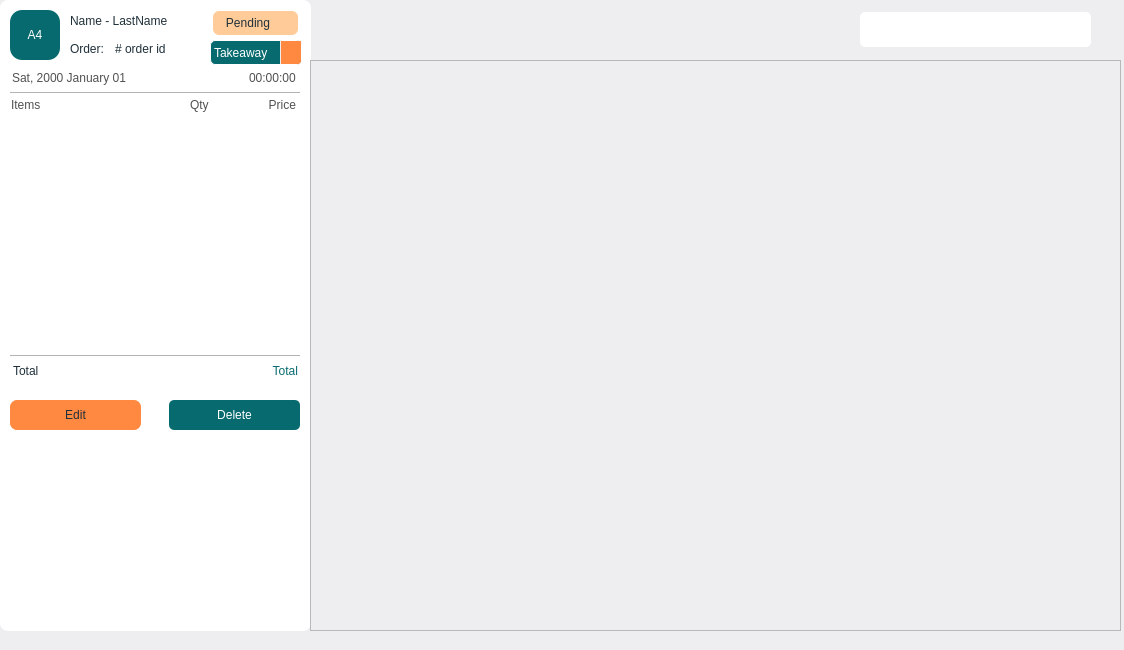
<?xml version="1.0" encoding="UTF-8"?>
<ui version="4.0">
 <class>Showorder</class>
 <widget class="QWidget" name="Showorder">
  <property name="geometry">
   <rect>
    <x>0</x>
    <y>0</y>
    <width>1124</width>
    <height>650</height>
   </rect>
  </property>
  <property name="windowTitle">
   <string>Form</string>
  </property>
  <property name="styleSheet">
   <string notr="true">background-color: rgb(238, 238, 241);</string>
  </property>
  <widget class="QStackedWidget" name="stackedWidget">
   <property name="geometry">
    <rect>
     <x>0</x>
     <y>0</y>
     <width>1124</width>
     <height>659</height>
    </rect>
   </property>
   <widget class="QWidget" name="Orderinfo_QW">
    <widget class="QGroupBox" name="groupBox">
     <property name="geometry">
      <rect>
       <x>0</x>
       <y>0</y>
       <width>311</width>
       <height>631</height>
      </rect>
     </property>
     <property name="styleSheet">
      <string notr="true">background: white;
border-radius: 8px;</string>
     </property>
     <property name="title">
      <string/>
     </property>
     <widget class="QLabel" name="Total_L_2">
      <property name="geometry">
       <rect>
        <x>220</x>
        <y>362</y>
        <width>81</width>
        <height>21</height>
       </rect>
      </property>
      <property name="styleSheet">
       <string notr="true">color: rgb(6, 106, 110);
font: 600 14pt &quot;Segoe UI&quot;;
border: none;
padding-bottom: 3px;
text-align: left;</string>
      </property>
      <property name="text">
       <string>Total</string>
      </property>
      <property name="alignment">
       <set>Qt::AlignRight|Qt::AlignTrailing|Qt::AlignVCenter</set>
      </property>
     </widget>
     <widget class="QTimeEdit" name="timeEdit">
      <property name="geometry">
       <rect>
        <x>230</x>
        <y>65</y>
        <width>70</width>
        <height>25</height>
       </rect>
      </property>
      <property name="styleSheet">
       <string notr="true">
	background: white;
	color: rgb(81, 81, 81);
	font: 600 9pt &quot;Segoe UI&quot;;
border: none;
</string>
      </property>
      <property name="alignment">
       <set>Qt::AlignRight|Qt::AlignTrailing|Qt::AlignVCenter</set>
      </property>
      <property name="readOnly">
       <bool>false</bool>
      </property>
      <property name="buttonSymbols">
       <enum>QAbstractSpinBox::NoButtons</enum>
      </property>
      <property name="keyboardTracking">
       <bool>true</bool>
      </property>
      <property name="calendarPopup">
       <bool>false</bool>
      </property>
     </widget>
     <widget class="QLabel" name="Qty_L">
      <property name="geometry">
       <rect>
        <x>190</x>
        <y>97</y>
        <width>31</width>
        <height>16</height>
       </rect>
      </property>
      <property name="styleSheet">
       <string notr="true">	background: white;
	color: rgb(81, 81, 81);
	font: 600 9pt &quot;Segoe UI&quot;;</string>
      </property>
      <property name="text">
       <string>Qty</string>
      </property>
     </widget>
     <widget class="QWidget" name="verticalLayoutWidget">
      <property name="geometry">
       <rect>
        <x>0</x>
        <y>120</y>
        <width>311</width>
        <height>231</height>
       </rect>
      </property>
      <layout class="QVBoxLayout" name="verticalLayout">
       <item>
        <widget class="QScrollArea" name="scrollArea">
         <property name="styleSheet">
          <string notr="true">QScrollArea {
    background-color: transparent;
    border: none;
    padding: 0px;
}

QScrollArea &gt; QWidget &gt; QWidget {
    background-color: transparent;
    border: none;
}

QScrollArea &gt; QWidget &gt; QScrollBar:vertical {
    background: rgb(223, 229, 229); 
    width: 4px;
    padding-bottom: 5px;
    padding-top: 5px;
}

QScrollArea &gt; QWidget &gt; QScrollBar::handle:vertical {
    background:  rgb(255, 137, 64);
    min-height: 3px;
    border-radius: 2px;
}

QScrollArea &gt; QWidget &gt; QScrollBar::add-line:vertical {
    background: rgb(223, 229, 229);
}

QScrollArea &gt; QWidget &gt; QScrollBar::sub-line:vertical {
    background: rgb(223, 229, 229);
}

QScrollArea &gt; QWidget &gt; QScrollBar::add-page:vertical, QScrollArea &gt; QWidget &gt; QScrollBar::sub-page:vertical {
    background: rgb(223, 229, 229);
}

QScrollArea &gt; QWidget &gt; QScrollBar::horizontal {
    background: rgb(223, 229, 229); 
    height: 0px;
}

QMenu {
    border: 1px solid white;
    border-radius: 5px;
    background-color: rgb(6, 106, 110);
    padding: 7px;
    color: white;
}

QMenu::item {
    padding: 4px;
}

QMenu::item:hover {
    border: none;
    outline: none;
}

QMenu::item:selected {
    background-color: rgb(255, 137, 64);
    border-radius: 5px;
    color: rgb(31, 48, 58);
}

QMenu::separator {
    height: 1px;
    background-color: white;
}</string>
         </property>
         <property name="widgetResizable">
          <bool>true</bool>
         </property>
         <widget class="QWidget" name="scrollAreaWidgetContents">
          <property name="geometry">
           <rect>
            <x>0</x>
            <y>0</y>
            <width>309</width>
            <height>229</height>
           </rect>
          </property>
         </widget>
        </widget>
       </item>
      </layout>
     </widget>
     <widget class="QLabel" name="Total_L">
      <property name="geometry">
       <rect>
        <x>10</x>
        <y>362</y>
        <width>61</width>
        <height>21</height>
       </rect>
      </property>
      <property name="styleSheet">
       <string notr="true">color: rgb(31, 48, 58);
font: 600 14pt &quot;Segoe UI&quot;;
border: none;
padding-bottom: 3px;
text-align: left;</string>
      </property>
      <property name="text">
       <string>Total</string>
      </property>
     </widget>
     <widget class="QLabel" name="Price_L">
      <property name="geometry">
       <rect>
        <x>247</x>
        <y>97</y>
        <width>49</width>
        <height>16</height>
       </rect>
      </property>
      <property name="styleSheet">
       <string notr="true">	background: white;
	color: rgb(81, 81, 81);
	font: 600 9pt &quot;Segoe UI&quot;;</string>
      </property>
      <property name="text">
       <string>Price</string>
      </property>
      <property name="alignment">
       <set>Qt::AlignRight|Qt::AlignTrailing|Qt::AlignVCenter</set>
      </property>
     </widget>
     <widget class="Line" name="line">
      <property name="geometry">
       <rect>
        <x>10</x>
        <y>92</y>
        <width>290</width>
        <height>1</height>
       </rect>
      </property>
      <property name="palette">
       <palette>
        <active>
         <colorrole role="Button">
          <brush brushstyle="SolidPattern">
           <color alpha="255">
            <red>179</red>
            <green>179</green>
            <blue>179</blue>
           </color>
          </brush>
         </colorrole>
         <colorrole role="Base">
          <brush brushstyle="SolidPattern">
           <color alpha="255">
            <red>179</red>
            <green>179</green>
            <blue>179</blue>
           </color>
          </brush>
         </colorrole>
         <colorrole role="Window">
          <brush brushstyle="SolidPattern">
           <color alpha="255">
            <red>179</red>
            <green>179</green>
            <blue>179</blue>
           </color>
          </brush>
         </colorrole>
        </active>
        <inactive>
         <colorrole role="Button">
          <brush brushstyle="SolidPattern">
           <color alpha="255">
            <red>179</red>
            <green>179</green>
            <blue>179</blue>
           </color>
          </brush>
         </colorrole>
         <colorrole role="Base">
          <brush brushstyle="SolidPattern">
           <color alpha="255">
            <red>179</red>
            <green>179</green>
            <blue>179</blue>
           </color>
          </brush>
         </colorrole>
         <colorrole role="Window">
          <brush brushstyle="SolidPattern">
           <color alpha="255">
            <red>179</red>
            <green>179</green>
            <blue>179</blue>
           </color>
          </brush>
         </colorrole>
        </inactive>
        <disabled>
         <colorrole role="Button">
          <brush brushstyle="SolidPattern">
           <color alpha="255">
            <red>179</red>
            <green>179</green>
            <blue>179</blue>
           </color>
          </brush>
         </colorrole>
         <colorrole role="Base">
          <brush brushstyle="SolidPattern">
           <color alpha="255">
            <red>179</red>
            <green>179</green>
            <blue>179</blue>
           </color>
          </brush>
         </colorrole>
         <colorrole role="Window">
          <brush brushstyle="SolidPattern">
           <color alpha="255">
            <red>179</red>
            <green>179</green>
            <blue>179</blue>
           </color>
          </brush>
         </colorrole>
        </disabled>
       </palette>
      </property>
      <property name="styleSheet">
       <string notr="true">background-color: rgb(179, 179, 179);
    height: 0.5px;
    border: none;</string>
      </property>
      <property name="orientation">
       <enum>Qt::Horizontal</enum>
      </property>
     </widget>
     <widget class="QLabel" name="Order_L">
      <property name="geometry">
       <rect>
        <x>67</x>
        <y>40</y>
        <width>42</width>
        <height>20</height>
       </rect>
      </property>
      <property name="styleSheet">
       <string notr="true">color: rgb(31, 48, 58);
font: 600 9pt &quot;Segoe UI&quot;;
border: none;
padding-bottom: 3px;
text-align: left;
background: white;</string>
      </property>
      <property name="text">
       <string>Order: </string>
      </property>
     </widget>
     <widget class="QDateEdit" name="dateEdit">
      <property name="geometry">
       <rect>
        <x>10</x>
        <y>65</y>
        <width>141</width>
        <height>25</height>
       </rect>
      </property>
      <property name="styleSheet">
       <string notr="true">QDateEdit {
	background: white;
	color: rgb(81, 81, 81);
	font: 600 9pt &quot;Segoe UI&quot;;
}</string>
      </property>
      <property name="wrapping">
       <bool>false</bool>
      </property>
      <property name="frame">
       <bool>false</bool>
      </property>
      <property name="alignment">
       <set>Qt::AlignLeading|Qt::AlignLeft|Qt::AlignVCenter</set>
      </property>
      <property name="readOnly">
       <bool>false</bool>
      </property>
      <property name="buttonSymbols">
       <enum>QAbstractSpinBox::NoButtons</enum>
      </property>
      <property name="accelerated">
       <bool>false</bool>
      </property>
      <property name="keyboardTracking">
       <bool>true</bool>
      </property>
      <property name="showGroupSeparator" stdset="0">
       <bool>false</bool>
      </property>
      <property name="displayFormat">
       <string>ddd, yyyy MMMM dd</string>
      </property>
      <property name="calendarPopup">
       <bool>false</bool>
      </property>
     </widget>
     <widget class="QCheckBox" name="Paystatus_CB">
      <property name="geometry">
       <rect>
        <x>213</x>
        <y>11</y>
        <width>85</width>
        <height>24</height>
       </rect>
      </property>
      <property name="layoutDirection">
       <enum>Qt::RightToLeft</enum>
      </property>
      <property name="styleSheet">
       <string notr="true">QCheckBox {
	background: rgb(255, 204, 153);
	color: rgb(31, 48, 58);
	border: none;
	border-radius: 6px;
	font: 600 10pt &quot;Segoe UI&quot;;
	padding-right: 6px;
}

QCheckBox::indicator {
	background: transparent;
	border: none;
   width: 16px;
   height: 16px;
}

QCheckBox::indicator:unchecked {
	image: url(:/icons/images/icons/timer.png);
}
QCheckBox::indicator:checked {
	image: url(:/icons/images/icons/check.png);
}</string>
      </property>
      <property name="text">
       <string>Pending</string>
      </property>
      <property name="checked">
       <bool>false</bool>
      </property>
     </widget>
     <widget class="QLabel" name="Items_L">
      <property name="geometry">
       <rect>
        <x>11</x>
        <y>97</y>
        <width>49</width>
        <height>16</height>
       </rect>
      </property>
      <property name="styleSheet">
       <string notr="true">	background: white;
	color: rgb(81, 81, 81);
	font: 600 9pt &quot;Segoe UI&quot;;</string>
      </property>
      <property name="text">
       <string>Items</string>
      </property>
     </widget>
     <widget class="Line" name="line_2">
      <property name="geometry">
       <rect>
        <x>10</x>
        <y>355</y>
        <width>290</width>
        <height>1</height>
       </rect>
      </property>
      <property name="palette">
       <palette>
        <active>
         <colorrole role="Button">
          <brush brushstyle="SolidPattern">
           <color alpha="255">
            <red>179</red>
            <green>179</green>
            <blue>179</blue>
           </color>
          </brush>
         </colorrole>
         <colorrole role="Base">
          <brush brushstyle="SolidPattern">
           <color alpha="255">
            <red>179</red>
            <green>179</green>
            <blue>179</blue>
           </color>
          </brush>
         </colorrole>
         <colorrole role="Window">
          <brush brushstyle="SolidPattern">
           <color alpha="255">
            <red>179</red>
            <green>179</green>
            <blue>179</blue>
           </color>
          </brush>
         </colorrole>
        </active>
        <inactive>
         <colorrole role="Button">
          <brush brushstyle="SolidPattern">
           <color alpha="255">
            <red>179</red>
            <green>179</green>
            <blue>179</blue>
           </color>
          </brush>
         </colorrole>
         <colorrole role="Base">
          <brush brushstyle="SolidPattern">
           <color alpha="255">
            <red>179</red>
            <green>179</green>
            <blue>179</blue>
           </color>
          </brush>
         </colorrole>
         <colorrole role="Window">
          <brush brushstyle="SolidPattern">
           <color alpha="255">
            <red>179</red>
            <green>179</green>
            <blue>179</blue>
           </color>
          </brush>
         </colorrole>
        </inactive>
        <disabled>
         <colorrole role="Button">
          <brush brushstyle="SolidPattern">
           <color alpha="255">
            <red>179</red>
            <green>179</green>
            <blue>179</blue>
           </color>
          </brush>
         </colorrole>
         <colorrole role="Base">
          <brush brushstyle="SolidPattern">
           <color alpha="255">
            <red>179</red>
            <green>179</green>
            <blue>179</blue>
           </color>
          </brush>
         </colorrole>
         <colorrole role="Window">
          <brush brushstyle="SolidPattern">
           <color alpha="255">
            <red>179</red>
            <green>179</green>
            <blue>179</blue>
           </color>
          </brush>
         </colorrole>
        </disabled>
       </palette>
      </property>
      <property name="styleSheet">
       <string notr="true">background-color: rgb(179, 179, 179);
    height: 0.5px;
    border: none;</string>
      </property>
      <property name="orientation">
       <enum>Qt::Horizontal</enum>
      </property>
     </widget>
     <widget class="QPushButton" name="Edit_PB">
      <property name="geometry">
       <rect>
        <x>10</x>
        <y>400</y>
        <width>131</width>
        <height>30</height>
       </rect>
      </property>
      <property name="styleSheet">
       <string notr="true">QPushButton {
    background-color: rgb(255, 137, 64);
    border: none;
    border-radius: 7px;
	color: rgb(31, 48, 58);
	font: 600 11pt &quot;Segoe UI&quot;;
}
QPushButton:hover {
    background-color: rgb(255, 215, 147);
}
QPushButton::pressed {
    background-color: rgb(255, 85, 0);
}</string>
      </property>
      <property name="text">
       <string>Edit</string>
      </property>
     </widget>
     <widget class="QPushButton" name="Delete_PB">
      <property name="geometry">
       <rect>
        <x>169</x>
        <y>400</y>
        <width>131</width>
        <height>30</height>
       </rect>
      </property>
      <property name="styleSheet">
       <string notr="true">QPushButton {
    background-color: rgb(6, 106, 110);
    border: none;
    border-radius: 5px;
	font: 600 11pt &quot;Segoe UI&quot;;
	color: rgb(255, 255, 255);
}
QPushButton:hover {
    background-color: rgb(7, 132, 136);
}
QPushButton::pressed {
    background-color: rgb(5, 97, 100);
}</string>
      </property>
      <property name="text">
       <string>Delete</string>
      </property>
     </widget>
     <widget class="QComboBox" name="Orderstatus_C">
      <property name="enabled">
       <bool>true</bool>
      </property>
      <property name="geometry">
       <rect>
        <x>210</x>
        <y>40</y>
        <width>92</width>
        <height>25</height>
       </rect>
      </property>
      <property name="minimumSize">
       <size>
        <width>0</width>
        <height>0</height>
       </size>
      </property>
      <property name="styleSheet">
       <string notr="true">QComboBox {
    border: 1px solid white;
    border-radius: 5px;
    background-color: rgb(6, 106, 110);
	padding-top: -1px;
	padding: 3px;
	color : white;
}

QComboBox::drop-down {
    subcontrol-origin: padding;
    subcontrol-position: top right;
    width: 20px;
    border-left-width: 1px;
    border-left-color: rgb(238, 238, 238);
	background-color: rgb(255, 137, 64);
    border-left-style: solid;
    border-bottom-right-radius: 3px;
}

QComboBox::down-arrow {
    width: 15px;
    height: 15px;
	image: url(:/icons/images/icons/arrow.png);
}

QComboBox QAbstractItemView {
    border: 1px solid white;
    border-radius: 5px 5px 8px 8px;
    background-color:  rgb(6, 106, 110);
    selection-background-color: white;
    selection-color: white;
    padding: 5px;
}

QComboBox QAbstractItemView::item {
    padding: 4px;
}

QComboBox QAbstractItemView::item:hover {
    border: none;
    outline: none;
}

QComboBox QAbstractItemView::item:selected {
    background-color: rgb(255, 137, 64);
	border-radius: 5px 5px 8px 8px;
    color: rgb(31, 48, 58);
}</string>
      </property>
      <item>
       <property name="text">
        <string>Takeaway</string>
       </property>
      </item>
      <item>
       <property name="text">
        <string>Dine In</string>
       </property>
      </item>
     </widget>
     <widget class="QLabel" name="Orderid_L">
      <property name="geometry">
       <rect>
        <x>112</x>
        <y>42</y>
        <width>71</width>
        <height>16</height>
       </rect>
      </property>
      <property name="styleSheet">
       <string notr="true">color: rgb(31, 48, 58);
font: 600 10pt &quot;Segoe UI&quot;;
border: none;
padding-bottom: 3px;
text-align: left;</string>
      </property>
      <property name="text">
       <string># order id</string>
      </property>
     </widget>
     <widget class="QPushButton" name="Customerinfo_PB">
      <property name="geometry">
       <rect>
        <x>70</x>
        <y>10</y>
        <width>131</width>
        <height>24</height>
       </rect>
      </property>
      <property name="styleSheet">
       <string notr="true">color: rgb(31, 48, 58);
font: 600 11pt &quot;Segoe UI&quot;;
border: none;
padding-bottom: 3px;
text-align: left;</string>
      </property>
      <property name="text">
       <string>Name - LastName</string>
      </property>
     </widget>
     <widget class="QPushButton" name="Table_PB">
      <property name="geometry">
       <rect>
        <x>10</x>
        <y>10</y>
        <width>50</width>
        <height>50</height>
       </rect>
      </property>
      <property name="styleSheet">
       <string notr="true">background: rgb(6, 106, 110);
border: none;
border-radius: 12px;
font: 700 15pt &quot;Segoe UI&quot;;
color: rgb(255, 255, 255);</string>
      </property>
      <property name="text">
       <string>A4</string>
      </property>
     </widget>
     <zorder>Edit_PB</zorder>
     <zorder>Total_L_2</zorder>
     <zorder>timeEdit</zorder>
     <zorder>Qty_L</zorder>
     <zorder>verticalLayoutWidget</zorder>
     <zorder>Total_L</zorder>
     <zorder>Price_L</zorder>
     <zorder>Order_L</zorder>
     <zorder>dateEdit</zorder>
     <zorder>Paystatus_CB</zorder>
     <zorder>Items_L</zorder>
     <zorder>line_2</zorder>
     <zorder>Delete_PB</zorder>
     <zorder>Orderstatus_C</zorder>
     <zorder>Orderid_L</zorder>
     <zorder>Customerinfo_PB</zorder>
     <zorder>line</zorder>
     <zorder>Table_PB</zorder>
    </widget>
    <widget class="QWidget" name="gridLayoutWidget">
     <property name="geometry">
      <rect>
       <x>310</x>
       <y>60</y>
       <width>811</width>
       <height>571</height>
      </rect>
     </property>
     <layout class="QGridLayout" name="gridLayout">
      <item row="0" column="0">
       <widget class="QScrollArea" name="scrollArea_4">
        <property name="styleSheet">
         <string notr="true">QScrollArea {
    background-color: transparent;
    border: none;
    padding: 0px;
}

QScrollArea &gt; QWidget &gt; QWidget {
    background-color: transparent;
    border: none;
}

QScrollArea &gt; QWidget &gt; QScrollBar:vertical {
    background: rgb(223, 229, 229); 
    width: 4px;
    padding-bottom: 5px;
    padding-top: 5px;
}

QScrollArea &gt; QWidget &gt; QScrollBar::handle:vertical {
    background:  rgb(255, 137, 64);
    min-height: 3px;
    border-radius: 2px;
}

QScrollArea &gt; QWidget &gt; QScrollBar::add-line:vertical {
    background: rgb(223, 229, 229);
}

QScrollArea &gt; QWidget &gt; QScrollBar::sub-line:vertical {
    background: rgb(223, 229, 229);
}

QScrollArea &gt; QWidget &gt; QScrollBar::add-page:vertical, QScrollArea &gt; QWidget &gt; QScrollBar::sub-page:vertical {
    background: rgb(223, 229, 229);
}

QMenu {
    border: 1px solid white;
    border-radius: 5px;
    background-color: rgb(6, 106, 110);
    padding: 7px;
    color: white;
}

QMenu::item {
    padding: 4px;
}

QMenu::item:hover {
    border: none;
    outline: none;
}

QMenu::item:selected {
    background-color: rgb(255, 137, 64);
    border-radius: 5px;
    color: rgb(31, 48, 58);
}

QMenu::separator {
    height: 1px;
    background-color: white;
}</string>
        </property>
        <property name="widgetResizable">
         <bool>true</bool>
        </property>
        <widget class="QWidget" name="scrollAreaWidgetContents_4">
         <property name="geometry">
          <rect>
           <x>0</x>
           <y>0</y>
           <width>809</width>
           <height>569</height>
          </rect>
         </property>
        </widget>
       </widget>
      </item>
     </layout>
    </widget>
    <widget class="QLineEdit" name="Search_LE">
     <property name="geometry">
      <rect>
       <x>860</x>
       <y>12</y>
       <width>231</width>
       <height>35</height>
      </rect>
     </property>
     <property name="styleSheet">
      <string notr="true">QLineEdit {
	background-color: white;
	color: rgb(31, 48, 58);
	border-radius: 5px;
	border-color: rgb(188, 193, 193);
	padding-left: 5px;
	padding-right: 30px;
}

QLineEdit:focus {
    border-color: rgb(52, 81, 98);
}</string>
     </property>
     <property name="text">
      <string/>
     </property>
    </widget>
    <widget class="QLabel" name="Searchlogo_L">
     <property name="geometry">
      <rect>
       <x>1060</x>
       <y>18</y>
       <width>25</width>
       <height>25</height>
      </rect>
     </property>
     <property name="styleSheet">
      <string notr="true">background: none;</string>
     </property>
     <property name="text">
      <string/>
     </property>
     <property name="pixmap">
      <pixmap resource="../data/mainresources.qrc">:/icons/images/icons/search.png</pixmap>
     </property>
     <property name="scaledContents">
      <bool>true</bool>
     </property>
    </widget>
   </widget>
   <widget class="QWidget" name="Table_QW">
    <widget class="QPushButton" name="back_PB">
     <property name="geometry">
      <rect>
       <x>260</x>
       <y>20</y>
       <width>25</width>
       <height>25</height>
      </rect>
     </property>
     <property name="palette">
      <palette>
       <active>
        <colorrole role="Button">
         <brush brushstyle="SolidPattern">
          <color alpha="255">
           <red>6</red>
           <green>106</green>
           <blue>110</blue>
          </color>
         </brush>
        </colorrole>
        <colorrole role="Text">
         <brush brushstyle="SolidPattern">
          <color alpha="255">
           <red>31</red>
           <green>48</green>
           <blue>58</blue>
          </color>
         </brush>
        </colorrole>
        <colorrole role="ButtonText">
         <brush brushstyle="SolidPattern">
          <color alpha="255">
           <red>15</red>
           <green>24</green>
           <blue>29</blue>
          </color>
         </brush>
        </colorrole>
        <colorrole role="Base">
         <brush brushstyle="SolidPattern">
          <color alpha="255">
           <red>6</red>
           <green>106</green>
           <blue>110</blue>
          </color>
         </brush>
        </colorrole>
        <colorrole role="Window">
         <brush brushstyle="SolidPattern">
          <color alpha="255">
           <red>6</red>
           <green>106</green>
           <blue>110</blue>
          </color>
         </brush>
        </colorrole>
       </active>
       <inactive>
        <colorrole role="Button">
         <brush brushstyle="SolidPattern">
          <color alpha="255">
           <red>6</red>
           <green>106</green>
           <blue>110</blue>
          </color>
         </brush>
        </colorrole>
        <colorrole role="Text">
         <brush brushstyle="SolidPattern">
          <color alpha="255">
           <red>31</red>
           <green>48</green>
           <blue>58</blue>
          </color>
         </brush>
        </colorrole>
        <colorrole role="ButtonText">
         <brush brushstyle="SolidPattern">
          <color alpha="255">
           <red>15</red>
           <green>24</green>
           <blue>29</blue>
          </color>
         </brush>
        </colorrole>
        <colorrole role="Base">
         <brush brushstyle="SolidPattern">
          <color alpha="255">
           <red>6</red>
           <green>106</green>
           <blue>110</blue>
          </color>
         </brush>
        </colorrole>
        <colorrole role="Window">
         <brush brushstyle="SolidPattern">
          <color alpha="255">
           <red>6</red>
           <green>106</green>
           <blue>110</blue>
          </color>
         </brush>
        </colorrole>
       </inactive>
       <disabled>
        <colorrole role="Button">
         <brush brushstyle="SolidPattern">
          <color alpha="255">
           <red>6</red>
           <green>106</green>
           <blue>110</blue>
          </color>
         </brush>
        </colorrole>
        <colorrole role="Base">
         <brush brushstyle="SolidPattern">
          <color alpha="255">
           <red>6</red>
           <green>106</green>
           <blue>110</blue>
          </color>
         </brush>
        </colorrole>
        <colorrole role="Window">
         <brush brushstyle="SolidPattern">
          <color alpha="255">
           <red>6</red>
           <green>106</green>
           <blue>110</blue>
          </color>
         </brush>
        </colorrole>
       </disabled>
      </palette>
     </property>
     <property name="styleSheet">
      <string notr="true">QPushButton {
    background-color: rgb(6, 106, 110);
    border: none;
    border-radius: 5px;
	padding-bottom: 5px;
	padding-left: 6.5px;
	padding-top: 5px;
	padding-right: 1px;
	image: url(:/icons/images/icons/backward.png);
	font: 600 15pt &quot;Segoe UI&quot;;
}
QPushButton:hover {
    background-color: rgb(7, 132, 136);
}
QPushButton::pressed {
    background-color: rgb(5, 97, 100);
}</string>
     </property>
     <property name="text">
      <string/>
     </property>
    </widget>
    <widget class="QWidget" name="gridLayoutWidget_2">
     <property name="geometry">
      <rect>
       <x>0</x>
       <y>10</y>
       <width>291</width>
       <height>421</height>
      </rect>
     </property>
     <layout class="QGridLayout" name="gridLayout_3">
      <item row="0" column="0">
       <widget class="QScrollArea" name="scrollArea_5">
        <property name="styleSheet">
         <string notr="true">QScrollArea {
    background-color: transparent;
    border: none;
    padding: 0px;
}

QScrollArea &gt; QWidget &gt; QWidget {
    background-color: transparent;
    border: none;
}

QScrollArea &gt; QWidget &gt; QScrollBar:vertical {
    background: rgb(223, 229, 229); 
    width: 4px;
    padding-bottom: 5px;
    padding-top: 5px;
}

QScrollArea &gt; QWidget &gt; QScrollBar::handle:vertical {
    background:  rgb(255, 137, 64);
    min-height: 3px;
    border-radius: 2px;
}

QScrollArea &gt; QWidget &gt; QScrollBar::add-line:vertical {
    background: rgb(223, 229, 229);
}

QScrollArea &gt; QWidget &gt; QScrollBar::sub-line:vertical {
    background: rgb(223, 229, 229);
}

QScrollArea &gt; QWidget &gt; QScrollBar::add-page:vertical, QScrollArea &gt; QWidget &gt; QScrollBar::sub-page:vertical {
    background: rgb(223, 229, 229);
}

QMenu {
    border: 1px solid white;
    border-radius: 5px;
    background-color: rgb(6, 106, 110);
    padding: 7px;
    color: white;
}

QMenu::item {
    padding: 4px;
}

QMenu::item:hover {
    border: none;
    outline: none;
}

QMenu::item:selected {
    background-color: rgb(255, 137, 64);
    border-radius: 5px;
    color: rgb(31, 48, 58);
}

QMenu::separator {
    height: 1px;
    background-color: white;
}</string>
        </property>
        <property name="widgetResizable">
         <bool>true</bool>
        </property>
        <widget class="QWidget" name="scrollAreaWidgetContents_5">
         <property name="geometry">
          <rect>
           <x>0</x>
           <y>0</y>
           <width>289</width>
           <height>419</height>
          </rect>
         </property>
        </widget>
       </widget>
      </item>
     </layout>
    </widget>
    <zorder>gridLayoutWidget_2</zorder>
    <zorder>back_PB</zorder>
   </widget>
  </widget>
 </widget>
 <resources>
  <include location="../data/mainresources.qrc"/>
 </resources>
 <connections/>
</ui>
